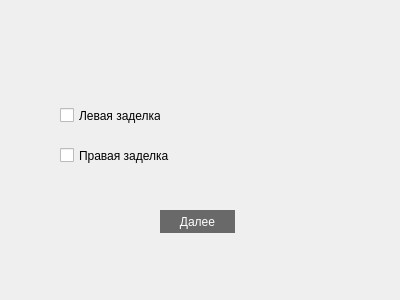
<?xml version="1.0" encoding="UTF-8"?>
<ui version="4.0">
 <class>Zadelca</class>
 <widget class="QDialog" name="Zadelca">
  <property name="geometry">
   <rect>
    <x>0</x>
    <y>0</y>
    <width>400</width>
    <height>300</height>
   </rect>
  </property>
  <property name="windowTitle">
   <string>Dialog</string>
  </property>
  <widget class="QCheckBox" name="checkBox">
   <property name="geometry">
    <rect>
     <x>60</x>
     <y>100</y>
     <width>101</width>
     <height>31</height>
    </rect>
   </property>
   <property name="text">
    <string>Левая заделка</string>
   </property>
  </widget>
  <widget class="QPushButton" name="pushButton">
   <property name="geometry">
    <rect>
     <x>160</x>
     <y>210</y>
     <width>75</width>
     <height>23</height>
    </rect>
   </property>
   <property name="styleSheet">
    <string notr="true"> font: 12pt &quot;Times New Roman&quot;;
 color:white;
background: #696969;;
border: 2px solid #696969;
border-radius: 12px; /* Радиус закругленых углов кнопки */</string>
   </property>
   <property name="text">
    <string>Далее</string>
   </property>
  </widget>
  <widget class="QCheckBox" name="checkBox_2">
   <property name="geometry">
    <rect>
     <x>60</x>
     <y>140</y>
     <width>111</width>
     <height>31</height>
    </rect>
   </property>
   <property name="text">
    <string>Правая заделка</string>
   </property>
  </widget>
 </widget>
 <resources/>
 <connections/>
</ui>
